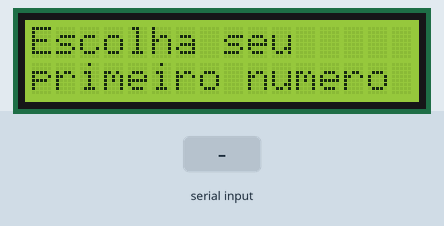
This program was run on a simulated Arduino Uno, built with avr-gcc and run on an emulated ATmega328P. Parts: 16×2 character LCD. Inputs (shaded band) come from the test bench. What the program prints to the serial monitor is not drawn.

Above: at 1.2 s.
1.3 s: "90/45\n" received over Serial
At 3.0 s:
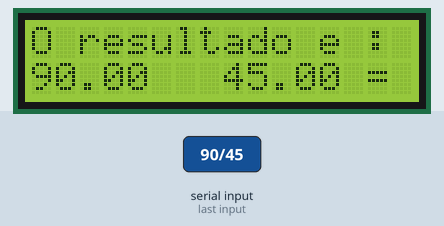
3.8 s: "0\n" received over Serial
At 6.64 s:
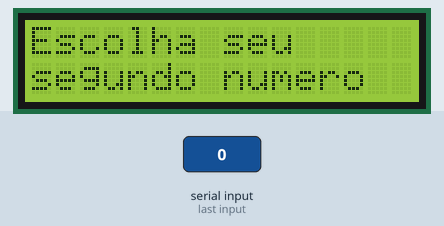
6.8 s: "30/150\n" received over Serial
At 8.7 s:
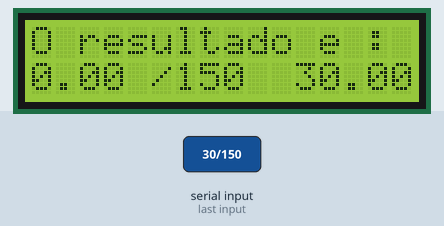
9.3 s: "5\n" received over Serial
At 12.12 s:
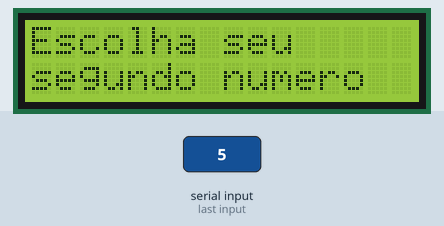
12.3 s: "1/90/45\n" received over Serial
At 14.0 s:
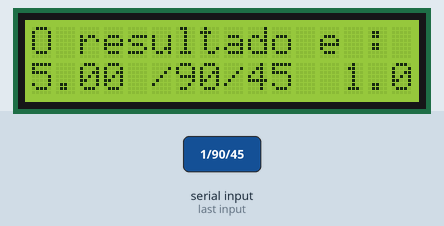
14.8 s: "90\n" received over Serial
At 18.62 s:
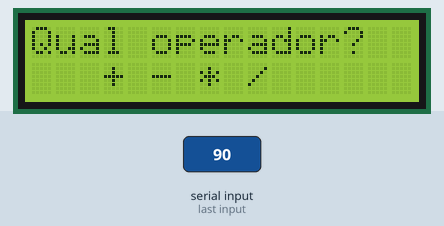
Timing chart, 0 to 18.8 s (numbered marks = the images above; inputs shaded):
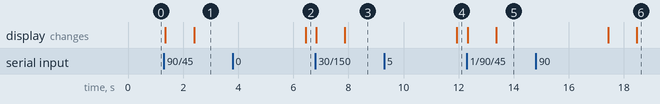

The program:

main.cpp
```cpp
#include <Arduino.h>
#include <Wire.h>
#include <LCD_I2C.h>
//seta o display no port 0x27 do I2C e as dimensoes do LCD
//os pinos que devem ser setados é o VCC e GND, além do SDA e SCL no ANALOG 4 e 5 respectivamente
LCD_I2C lcd(0x27, 16, 2);
int dt = 4000;
float number1;
float number2;
String operador;
float result;
void setup() {
  Serial.begin(9600);
  lcd.begin();
  lcd.backlight();
}

void loop() {
  //reseta o lcd para novo loop
  lcd.clear();
  //pede primeiro número
  lcd.setCursor(0, 0);
  lcd.print("Escolha seu");
  lcd.setCursor(0, 1);
  lcd.print("primeiro numero");
  //espera resposta do usuário pelo serial monitor e lê o numero, alocando ele a uma var
  while(Serial.available() == 0){}
  number1 = Serial.parseFloat();

  lcd.clear();
  lcd.setCursor(0, 0);
  lcd.print("Escolha seu");
  lcd.setCursor(0, 1);
  lcd.print("segundo numero");
  while(Serial.available() == 0){}
  number2 = Serial.parseFloat();

  //seleção de operador
  lcd.clear();
  lcd.setCursor(0, 0);
  lcd.print("Qual operador?");
  lcd.setCursor(0, 1);
  lcd.print("   + - * /  ");
  while(Serial.available() == 0){}
  operador = Serial.readString();
  Serial.println(number1);
  Serial.println(number2);
  Serial.println(operador);
  //faz a operação e guarda em uma var
  if (operador == "+"){
    result = number1 + number2;
  }
  if (operador == "-"){
    result = number1 - number2;
  }
  if (operador == "*"){
    result = number1 * number2;
  }
  if (operador == "/"){
    result = number1/number2;
  }

  //mostra o resultado no LCD com a formatação correta
  lcd.clear();
  lcd.setCursor(0, 0);
  lcd.print("O resultado e :");
  lcd.setCursor(0, 1);
  lcd.print(number1);
  lcd.print(" ");
  lcd.print(operador);
  lcd.print(" ");
  lcd.print(number2);
  lcd.print(" = ");
  lcd.print(result);
  delay(dt);
  }
  
```

Measured:
- after the input at 1.3 s, the display: first changes after 0.06 s (image 1 shows a later state)
- after the input at 3.8 s, the display: changes after 2.7 s (image 2)
- after the input at 9.3 s, the display: changes after 2.6 s (image 4)
- after the input at 14.8 s, the display: first changes after 2.6 s (image 6 shows a later state)
